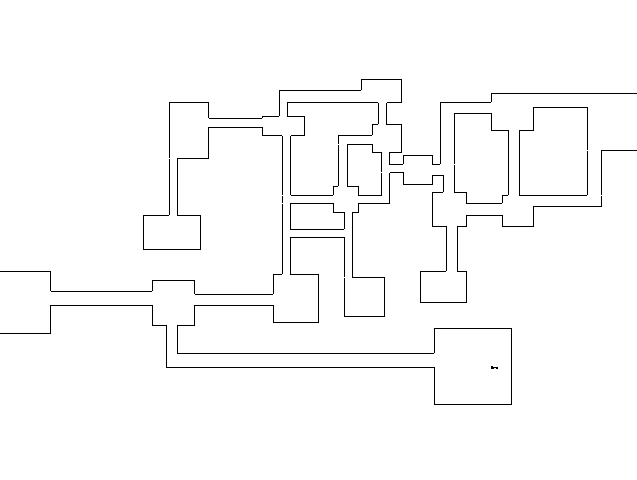
#> input picture examples/python/fixed_binary_map.png, 637 x 480 px, found by its file name
$ python mapconversion.py
#> lines starting #> are read from the running program, lines starting #| are printed output that depends on the picture; after the words box and inside, x2 and y2 are one past the last pixel; in counts of white or black regions, pixels touching at a corner belong together
import cv2
import numpy as np
import matplotlib.pyplot as plt

# Load the binary map image
image_path = "/ViZDoom/examples/python/fixed_binary_map.png"  # Update this path if needed
image = cv2.imread(image_path, cv2.IMREAD_GRAYSCALE)
#> image: shape (480, 637); 98.2% white; black in thin lines or dots, all inside (x1, y1, x2, y2) = (0, 79, 637, 405)

# Convert to binary: Walls (black) = 0, Free space (white) = 1
#_, binary_map = cv2.threshold(image, 128, 255, cv2.THRESH_BINARY)

#binary_map = cv2.adaptiveThreshold(image, 255, cv2.ADAPTIVE_THRESH_GAUSSIAN_C,
#                                   cv2.THRESH_BINARY, 11, 2)
image = cv2.resize(image, (450, 300))
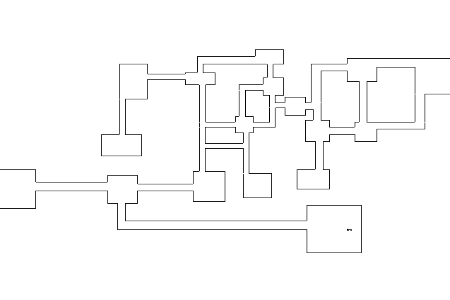
#> image: shape (300, 450); min 0, max 255, mean 250.5


_, binary_map = cv2.threshold(image, 200, 255, cv2.THRESH_BINARY)
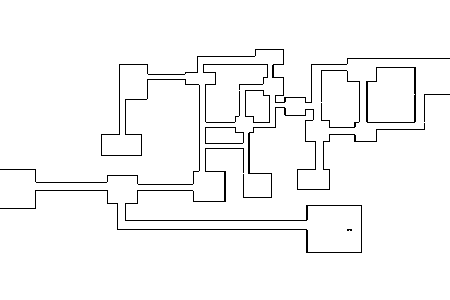
#> binary_map: shape (300, 450); 97.1% white; black in thin lines or dots, all inside (x1, y1, x2, y2) = (0, 49, 450, 253)
#_, binary_map = cv2.threshold(image, 150, 255, cv2.THRESH_BINARY)

#kernel = np.ones((3,3), np.uint8)  # Adjust size if needed
#binary_map = cv2.dilate(binary_map, kernel, iterations=1)


# Convert to NumPy array with 0 (walls) and 1 (free paths)
binary_array = (binary_map == 255).astype(np.uint8)

# Display the converted map
plt.imshow(binary_array, cmap='gray')
plt.title("Binary Map")
plt.show()

# Save the array for future use
np.save("binary_map.npy", binary_array)

print("Binary map conversion completed! Saved as 'binary_map.npy'.")
